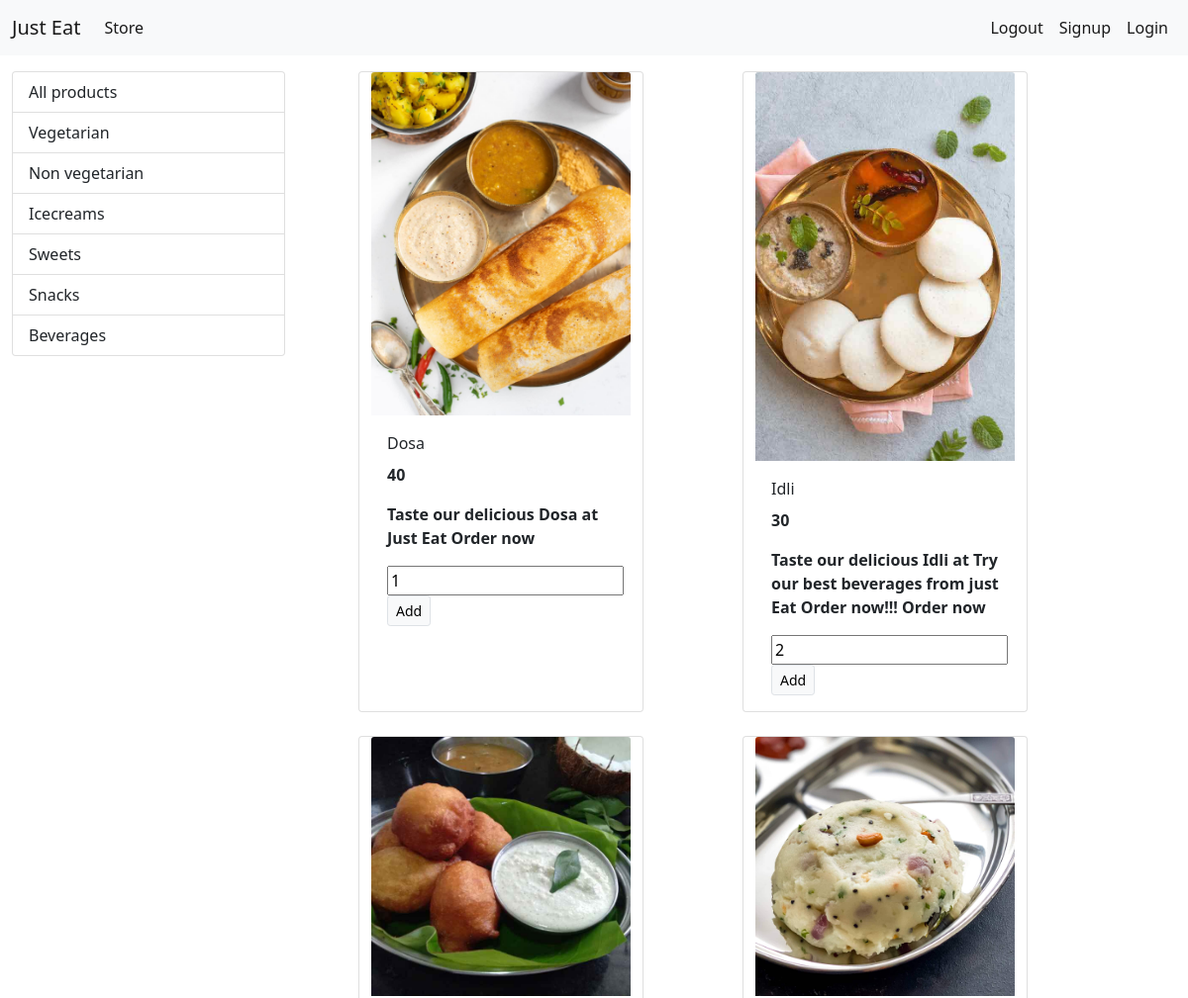
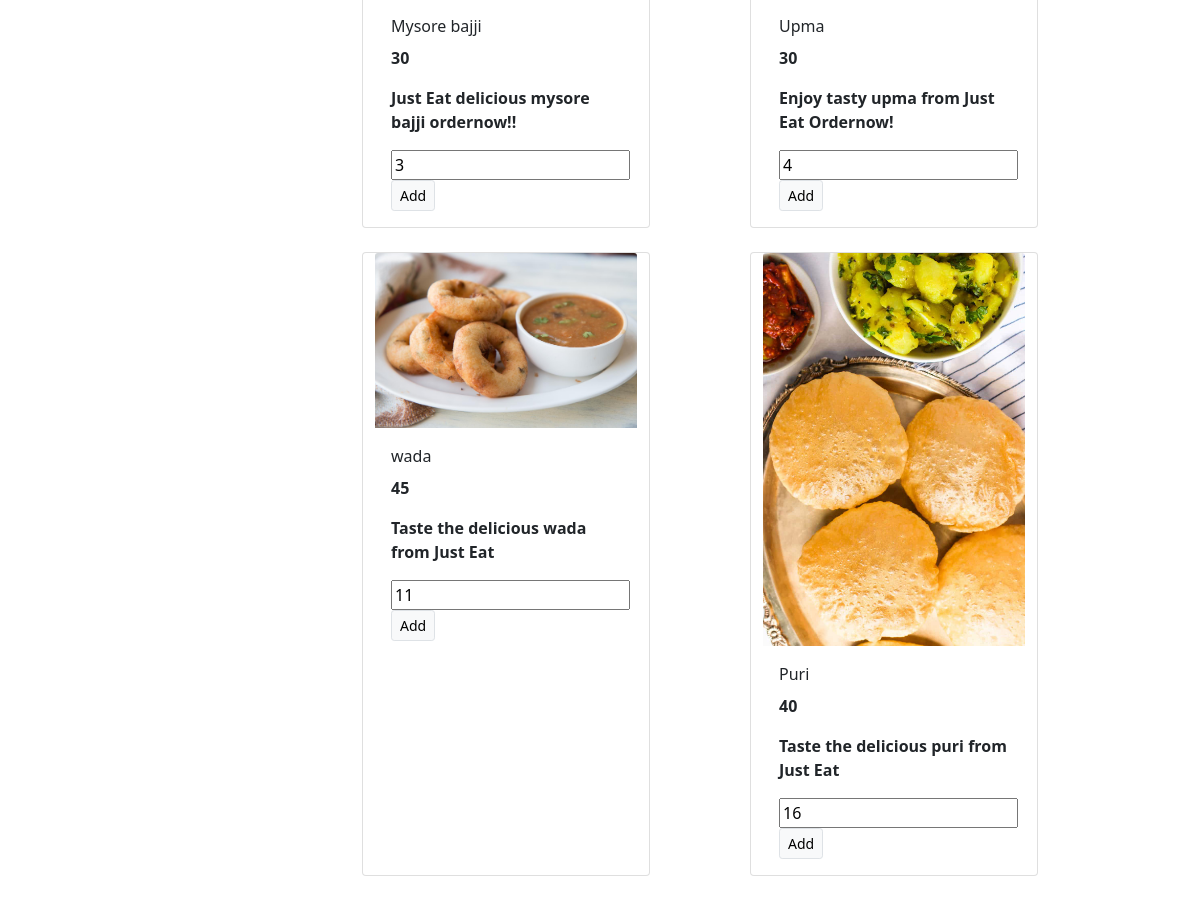
The page /?category=1 (signed in) on the database its author committed (2 pictures, top to bottom).
### foodhub/models/category.py (models this page shows, shortened)
class Category(models.Model):
    name=models.CharField(max_length=20)
    @staticmethod
    def get_all_categories():
        return Category.objects.all()

### foodhub/models/product.py (models this page shows, shortened)
class Product(models.Model):
    name = models.CharField(max_length=255)
    image = models.ImageField(upload_to='products/')
    price = models.FloatField()
    description=models.CharField(max_length=100,default='',null=True,blank=True)
    category= models.ForeignKey(Category,on_delete=models.CASCADE)
    @staticmethod
    def get_all_products_by_categoryid(category_id):
        if category_id:
            return Product.objects.filter(category=category_id)
        else:
            return Product.get_all_products();

### foodhub/views.py (the view)
# urls.py: path('',views.index,name="home"),
def index(request):
    print(request.user)
    if request. user. is_anonymous:
        return redirect("/login")
    products = None
    categories = Category.get_all_categories()
    categoryID = request.GET.get('category')
    if categoryID:
        products = Product.get_all_products_by_categoryid(categoryID)
    else:
        products = Product.get_all_products()
    data = {}
    data['products'] = products
    data['categories'] = categories
    return render(request, 'index.html', data)

### templates/index.html (shortened to what this page needs)
{% extends 'base.html' %}
{% block content %}
<div class="container-fluid mt-3">
<div class="row">
<div class="col-lg-3" mx-auto>
<div class="list-group">
    <a href="/" class="list-group-item list-group-item-action ">All products</a>
    {%for category in categories%}
    <a href="/?category={{category.id}}" class="list-group-item list-group-item-action ">{{category.name}}</a>
    {% endfor %}
</div>
</div>
    <div id='products'class=col-lg-8 mx-auto>
        <div class="row mx-auto">
            {% for product in products %}
            <div class="card mx-auto mb-4" style="width: 18rem;">
                <img src="{{product.image.url}}" class="card-img-top" alt="...">
                <div class="card-body">
                    <p class="card-title">{{product.name}}</p>
                    <p class="card-text"><b>{{product.price}}</b></p>
                    <p class="card-text"><b>{{product.description}}</b></p>
                  <form action="/" method="post">{% csrf_token %}
                    <input type="text" value="{{product.id}}">
                    <input type="submit"class="btn btn-light border btn-sm" value=Add to cart>
                  </form>
                </div>
            </div>
            {% endfor %}
        </div>
    </div>
</div>
</div>
{% endblock %}

### rows shown on the page
Category: name "Vegetarian"
Category: name "Non vegetarian"
Category: name "Icecreams"
Category: name "Sweets"
Category: name "Snacks"
Category: name "Beverages"
Product: image (picture), name "Dosa", price "40", description "Taste our delicious Dosa at Just Eat Order now", id "1"
Product: image (picture), name "Idli", price "30", description "Taste our delicious Idli at Try our best beverages from just Eat Order now!!! Order now", id "2"
Product: image (picture), name "Mysore bajji", price "30", description "Just Eat delicious mysore bajji ordernow!!", id "3"
Product: image (picture), name "Upma", price "30", description "Enjoy tasty upma from Just Eat Ordernow!", id "4"
Product: image (picture), name "wada", price "45", description "Taste the delicious wada from Just Eat", id "11"
Product: image (picture), name "Puri", price "40", description "Taste the delicious puri from Just Eat", id "16"
